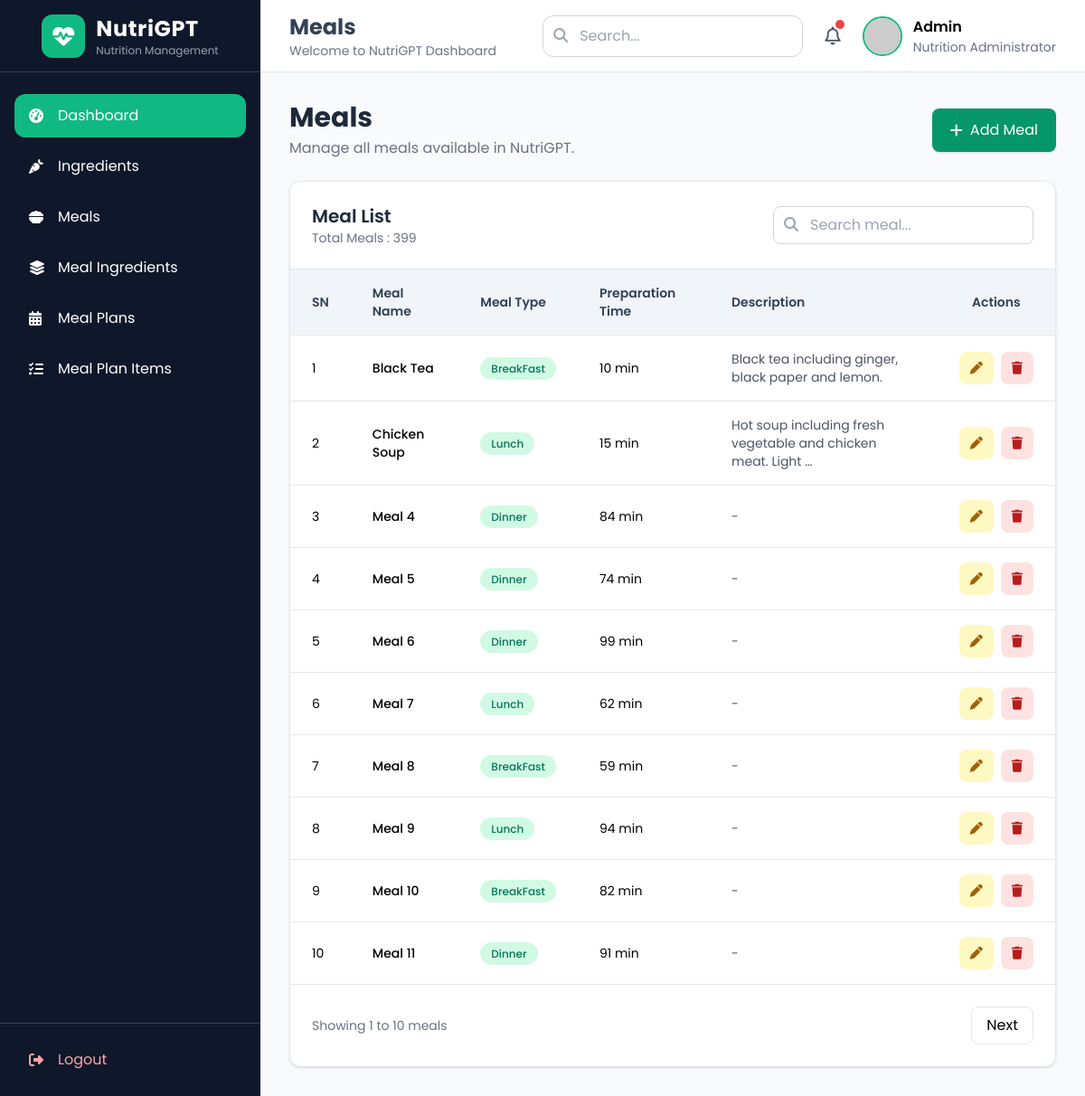
The page /meal/ on the database its author committed.
### meals/models.py (models this page shows, shortened)
class Meal(models.Model):
    name = models.CharField(max_length=30)
    meal_type = models.CharField(max_length=20, choices=MealType.choices)
    description = models.TextField(null=True, blank=True)
    prepare_time = models.PositiveIntegerField(help_text='Enter time in minetus')
    class Meta:
        db_table = 'meal'

### meals/views.py (the view)
# urls.py: path('', MealListView.as_view(), name = 'meal-list'),
class MealListView(ListView):
    model = Meal
    paginate_by = 10
    template_name = 'meal/list.html'
    context_object_name = 'meals'

### meals/templates/meal/list.html (shortened to what this page needs)
{% extends "home/base.html" %}
{% block page_title %}Meals{% endblock %}
{% block content %}
<div class="space-y-6">
    <div class="flex flex-col md:flex-row md:items-center md:justify-between gap-4">
        <div>
            <h1 class="text-3xl font-bold text-slate-800">
                Meals
            </h1>
            <p class="text-gray-500 mt-1">
                Manage all meals available in NutriGPT.
            </p>
        </div>
        <a href="{% url 'meal-create' %}"
           class="inline-flex items-center gap-2 bg-emerald-600 hover:bg-emerald-700 text-white px-5 py-3 rounded-lg shadow transition">
            <i class="fa-solid fa-plus"></i>
            Add Meal
        </a>
    </div>
    <div class="bg-white rounded-xl shadow border border-gray-200">
        <div class="flex flex-col md:flex-row md:items-center md:justify-between gap-4 p-6 border-b">
            <div>
                <h2 class="text-xl font-semibold text-slate-800">
                    Meal List
                </h2>
                <p class="text-sm text-gray-500">
                    Total Meals : {{ page_obj.paginator.count }}
                </p>
            </div>
            <form method="get">
                <div class="relative">
                    <input
                        type="text"
                        name="search"
                        value="{{ request.GET.search }}"
                        placeholder="Search meal..."
                        class="w-72 border border-gray-300 rounded-lg pl-10 pr-4 py-2 focus:outline-none focus:ring-2 focus:ring-emerald-500">
                    <i class="fa-solid fa-magnifying-glass absolute left-3 top-3 text-gray-400"></i>
                </div>
            </form>
        </div>
        <div class="overflow-x-auto">
            <table class="min-w-full text-sm">
                <thead class="bg-slate-100 text-slate-700">
                    <tr>
                        <th class="px-6 py-4 text-left font-semibold">
                            SN
                        </th>
                        <th class="px-6 py-4 text-left font-semibold">
                            Meal Name
                        </th>
                        <th class="px-6 py-4 text-left font-semibold">
                            Meal Type
                        </th>
                        <th class="px-6 py-4 text-left font-semibold">
                            Preparation Time
                        </th>
                        <th class="px-6 py-4 text-left font-semibold">
                            Description
                        </th>
                        <th class="px-6 py-4 text-center font-semibold">
                            Actions
                        </th>
                    </tr>
                </thead>
                <tbody>
                {% for meal in meals %}
                    <tr class="border-t hover:bg-slate-50">
                        <td class="px-6 py-4">
                            {{ page_obj.start_index|add:forloop.counter0 }}
                        </td>
                        <td class="px-6 py-4 font-medium">
                            {{ meal.name }}
                        </td>
                        <td class="px-6 py-4">
                            <span class="px-3 py-1 rounded-full bg-emerald-100 text-emerald-700 text-xs font-medium">
                                {{ meal.meal_type }}
                            </span>
                        </td>
                        <td class="px-6 py-4">
                            {{ meal.prepare_time }} min
                        </td>
                        <td class="px-6 py-4 text-gray-600">
                            {{ meal.description|default:"-"|truncatechars:60 }}
                        </td>
                        <td class="px-6 py-4">
                            <div class="flex justify-center gap-2">
                                <a href="{% url 'meal-update' meal.pk %}"
                                   class="px-3 py-2 rounded-lg bg-yellow-100 text-yellow-700 hover:bg-yellow-200">
                                    <i class="fa-solid fa-pen"></i>
                                </a>
                                <a href="{% url 'meal-delete' meal.pk %}"
                                   class="px-3 py-2 rounded-lg bg-red-100 text-red-700 hover:bg-red-200">
                                    <i class="fa-solid fa-trash"></i>
                                </a>
                            </div>
                        </td>
                    </tr>
                {% endfor %}
                </tbody>
            </table>
        </div>
        {% if is_paginated %}
        <div class="flex justify-between items-center p-6 border-t">
            <div class="text-sm text-gray-500">
                Showing {{ page_obj.start_index }} to {{ page_obj.end_index }} meals
            </div>
            <div class="flex gap-2">
                {% if page_obj.has_next %}
                <a href="?page={{ page_obj.next_page_number }}"
                   class="px-4 py-2 border rounded-lg hover:bg-gray-100">
                    Next
                </a>
                {% endif %}
            </div>
        </div>
        {% endif %}
    </div>
</div>
{% endblock %}

### home/templates/home/base.html (style rules this page uses)
body { font-family: 'Poppins', sans-serif; background:#f8fafc; }

### rows shown on the page
Meal: start_index|add "1", name "Black Tea", meal_type "BreakFast", prepare_time "10", description "Black tea including ginger, black paper and lemon."
Meal: start_index|add "2", name "Chicken Soup", meal_type "Lunch", prepare_time "15", description "Hot soup including fresh vegetable and chicken meat. Light …"
Meal: start_index|add "3", name "Meal 4", meal_type "Dinner", prepare_time "84", description "-"
Meal: start_index|add "4", name "Meal 5", meal_type "Dinner", prepare_time "74", description "-"
Meal: start_index|add "5", name "Meal 6", meal_type "Dinner", prepare_time "99", description "-"
Meal: start_index|add "6", name "Meal 7", meal_type "Lunch", prepare_time "62", description "-"
Meal: start_index|add "7", name "Meal 8", meal_type "BreakFast", prepare_time "59", description "-"
Meal: start_index|add "8", name "Meal 9", meal_type "Lunch", prepare_time "94", description "-"
Meal: start_index|add "9", name "Meal 10", meal_type "BreakFast", prepare_time "82", description "-"
Meal: start_index|add "10", name "Meal 11", meal_type "Dinner", prepare_time "91", description "-"

### other values the page prints
{{ page_obj.paginator.count }} "399"
{{ page_obj.start_index }} "1"
{{ page_obj.end_index }} "10"
